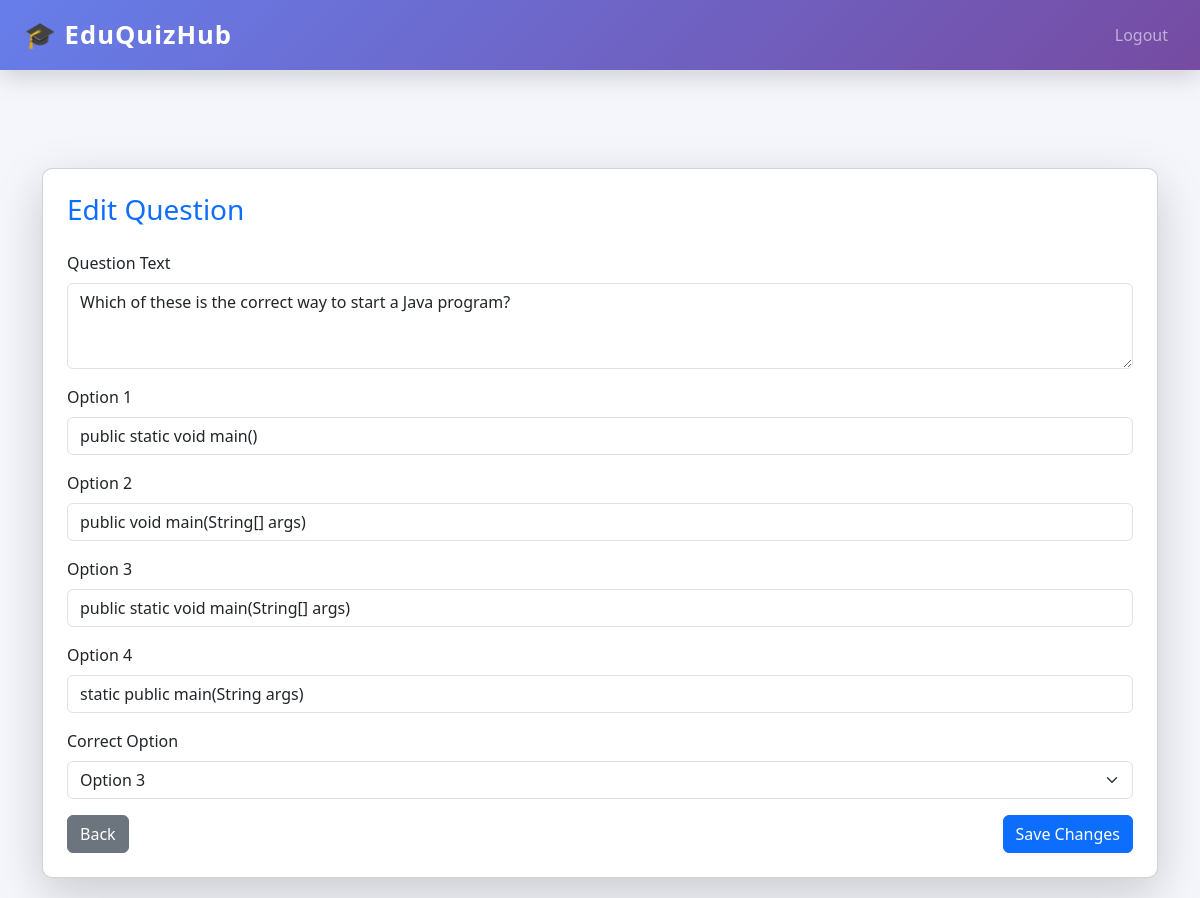
Screenshot of /admin/edit-question/1 (signed in) with the database file from the repository.
### tables this page shows
CREATE TABLE questions (
    id INTEGER PRIMARY KEY AUTOINCREMENT,
    quiz_id INTEGER NOT NULL,
    question TEXT NOT NULL,
    option1 TEXT NOT NULL,
    option2 TEXT NOT NULL,
    option3 TEXT NOT NULL,
    option4 TEXT NOT NULL,
    correct_option INTEGER NOT NULL,
    FOREIGN KEY (quiz_id) REFERENCES quizzes(id)
);

### app.py (the view, shortened to what this page needs)
@app.route("/admin/edit-question/<int:question_id>", methods=["GET", "POST"])
def edit_question(question_id):
    if session.get("role") != "admin":
        flash("Unauthorized access", "danger")
        return redirect(url_for("login"))
    question = get_question_by_id(question_id)
    if not question:
        flash("Question not found!", "danger")
        return redirect(url_for("admin_dashboard"))
    return render_template("edit_question.html", question=question)

### db/db.py (called while the page is built)
def get_db_connection():
    conn = sqlite3.connect(DB_NAME)
    conn.row_factory = sqlite3.Row
    return conn

def get_question_by_id(question_id):
    with get_db_connection() as conn:
        return conn.execute(
            "SELECT * FROM questions WHERE id = ?",
            (question_id,)
        ).fetchone()

### templates/edit_question.html (shortened to what this page needs)
{% extends "base.html" %}
{% block content %}
<div class="container mt-5">
    <div class="card shadow-lg p-4">
        <h3 class="mb-4">Edit Question</h3>
        <form method="POST">
            <div class="mb-3">
                <label for="question" class="form-label">Question Text</label>
                <textarea name="question" id="question" class="form-control" rows="3" required>{{ question.question }}</textarea>
            </div>
            <div class="mb-3">
                <label for="option1" class="form-label">Option 1</label>
                <input type="text" name="option1" id="option1" class="form-control" value="{{ question.option1 }}" required>
            </div>
            <div class="mb-3">
                <label for="option2" class="form-label">Option 2</label>
                <input type="text" name="option2" id="option2" class="form-control" value="{{ question.option2 }}" required>
            </div>
            <div class="mb-3">
                <label for="option3" class="form-label">Option 3</label>
                <input type="text" name="option3" id="option3" class="form-control" value="{{ question.option3 }}" required>
            </div>
            <div class="mb-3">
                <label for="option4" class="form-label">Option 4</label>
                <input type="text" name="option4" id="option4" class="form-control" value="{{ question.option4 }}" required>
            </div>
            <div class="mb-3">
                <label for="correct_option" class="form-label">Correct Option</label>
                <select name="correct_option" id="correct_option" class="form-select" required>
                    <option value="3" {% if question.correct_option == 3 %}selected{% endif %}>Option 3</option>
                </select>
            </div>
            <div class="d-flex justify-content-between">
                <a href="{{ url_for('view_quiz_questions', quiz_id=question.quiz_id) }}" class="btn btn-secondary">Back</a>
                <button type="submit" class="btn btn-primary">Save Changes</button>
            </div>
        </form>
    </div>
</div>
{% endblock %}

### static/css/style.css (style rules this page uses)
body { background-color: #f8f9fa; }
.card { border-radius: 10px; }
button { font-size: 1.1rem; }
h1, h2, h3 { color: #0d6efd; }

### templates/base.html (style rules this page uses)
html, body { width: 100%; margin: 0; padding: 0; overflow-x: hidden; font-family: "Segoe UI", sans-serif; background: #f4f6fb; }

### rows the page displays
questions: question "Which of these is the correct way to start a Java program?", option1 "public static void main()", option2 "public void main(String[] args)", option3 "public static void main(String[] args)", option4 "static public main(String args)", correct_option "Option 3"
